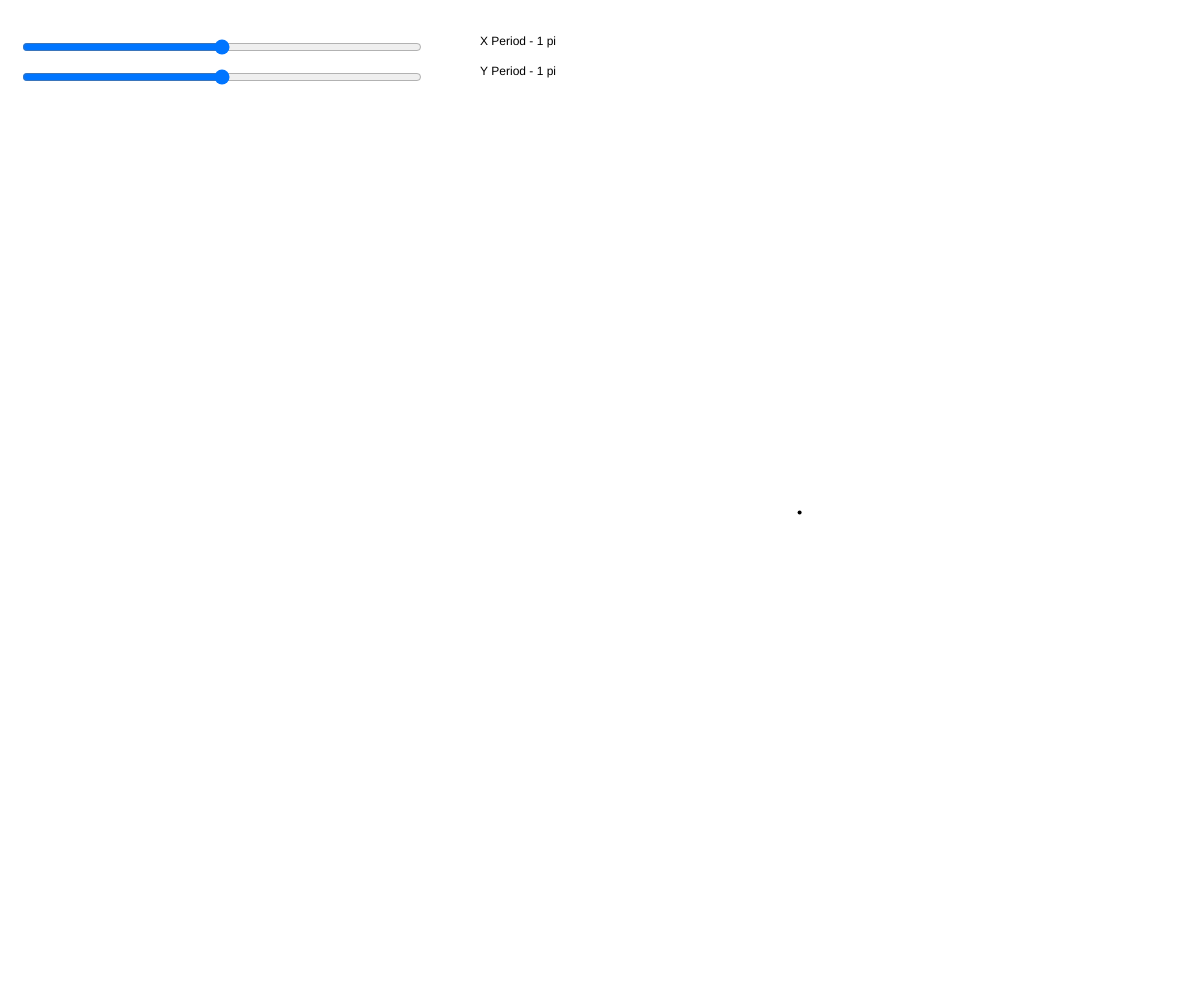
Frame 1 (no input)
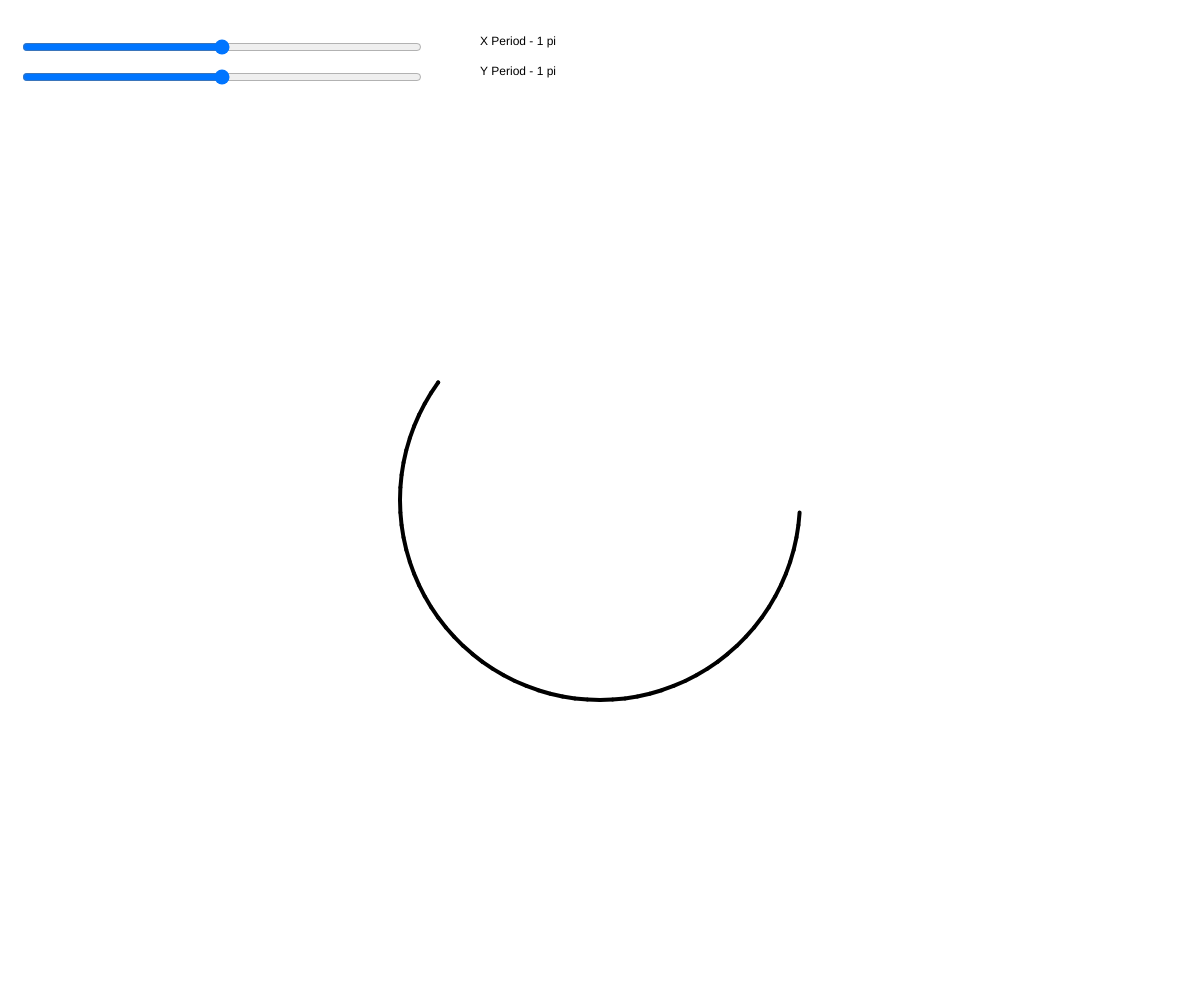
Frame 60 (no input)
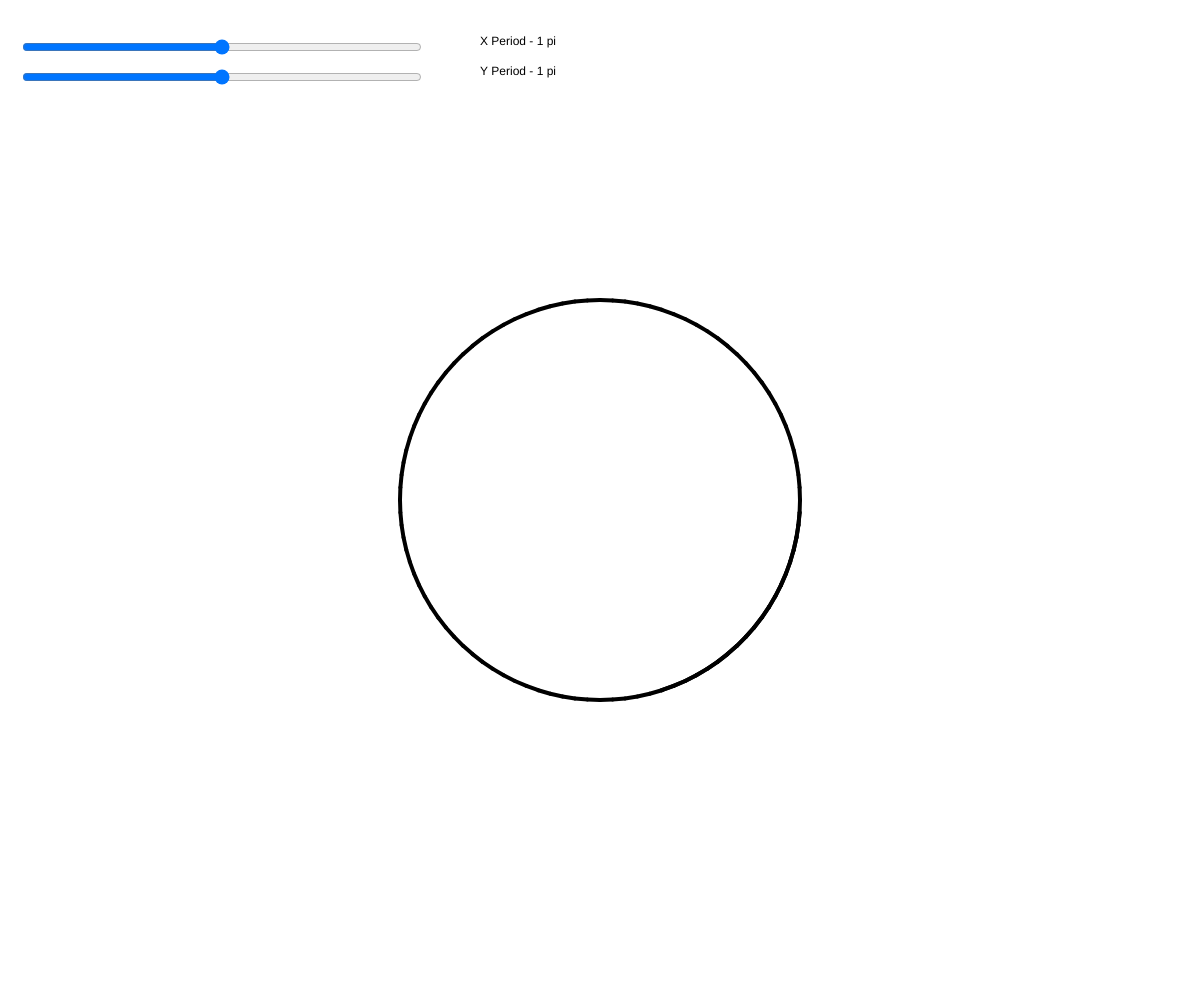
Frame 120 (the mouse pressed at the canvas centre since frame 60)

The p5.js sketch that drew these frames (run headless with seeded random() and noise() and a simulated clock; from frame 60 on, the mouse is pressed at the canvas centre):

// p5.js sketch
// ── sketch.js
var periodX;
var periodY;
var x;
var y;
var pX;
var pY;
var time;
var button;

var positions = [];

function setup() {
  // put setup code here
  createCanvas(windowWidth,windowHeight);
  periodYSlider = createSlider(0, 2*Math.PI, Math.PI, Math.PI/12);
  periodYSlider.position(20, 20);
  periodYSlider.size(windowWidth/3,50)
  periodXSlider = createSlider(0, 2*Math.PI, Math.PI, Math.PI/12);
  periodXSlider.size(windowWidth/3,50)
  periodXSlider.position(20, 50);
  
  time = 0;
}

function mouseReleased()
{
  positions = []
}

function draw() {
  createCanvas(windowWidth,windowHeight);

  periodX = periodXSlider.value()
  periodY = periodYSlider.value()
  displayX = Math.round(periodX/Math.PI * 10) / 10
  displayY = Math.round(periodY/Math.PI * 10) / 10
  time+=.02;
  
  text(`X Period - ${displayX} pi`,windowWidth/2.5,45);
  text(`Y Period - ${displayY} pi`,windowWidth/2.5,75);

  strokeWeight(4)

  x = windowWidth/6*cos(periodX*time);
  y = windowWidth/6*sin(periodY*time);

  positions.push([x,y])
  past = [x,y]
  for (var i = positions.length - 1; i >= 0; i--) {
    push()
    translate(windowWidth/2,windowHeight/2)
    line(positions[i][0],positions[i][1],past[0],past[1])
    past = positions[i]
    pop()
  }
}
